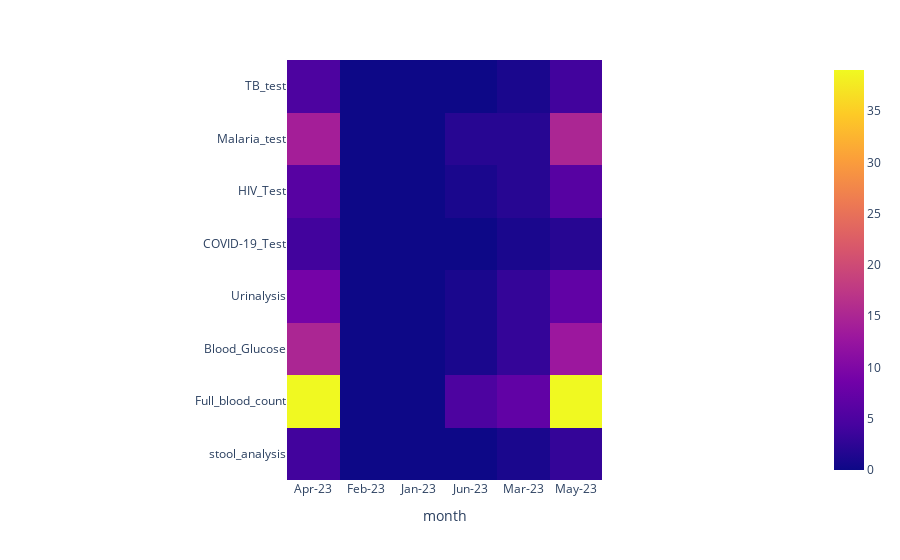

Notebook code cell kept with this figure:
### Code cell
px.imshow(df.T)

### Figure 1 — Plotly figure (JSON) as saved in the notebook; plotly's stock layout.template omitted (floating-point values rounded to 4 significant figures)
{"data": [{"coloraxis": "coloraxis", "hovertemplate": "month: %{x}<br>y: %{y}<br>color: %{z}<extra></extra>", "name": "0", "type": "heatmap", "x": ["Apr-23", "Feb-23", "Jan-23", "Jun-23", "Mar-23", "May-23"], "xaxis": "x", "y": ["TB_test", "Malaria_test", "HIV_Test", "COVID-19_Test", "Urinalysis", "Blood_Glucose", "Full_blood_count", "stool_analysis"], "yaxis": "y", "z": [[5, 0, 0, 0, 1, 4], [14, 0, 0, 2, 2, 15], [6, 0, 0, 1, 2, 6], [4, 0, 0, 0, 1, 2], [9, 0, 0, 1, 3, 7], [15, 0, 0, 1, 3, 13], [39, 0, 0, 5, 7, 39], [4, 0, 0, 0, 1, 3]]}], "layout": {"coloraxis": {"colorscale": [[0, "#0d0887"], [0.1111, "#46039f"], [0.2222, "#7201a8"], [0.3333, "#9c179e"], [0.4444, "#bd3786"], [0.5556, "#d8576b"], [0.6667, "#ed7953"], [0.7778, "#fb9f3a"], [0.8889, "#fdca26"], [1, "#f0f921"]]}, "margin": {"t": 60}, "xaxis": {"anchor": "y", "constrain": "domain", "domain": [0, 1], "scaleanchor": "y", "title": {"text": "month"}}, "yaxis": {"anchor": "x", "autorange": "reversed", "constrain": "domain", "domain": [0, 1]}}}
